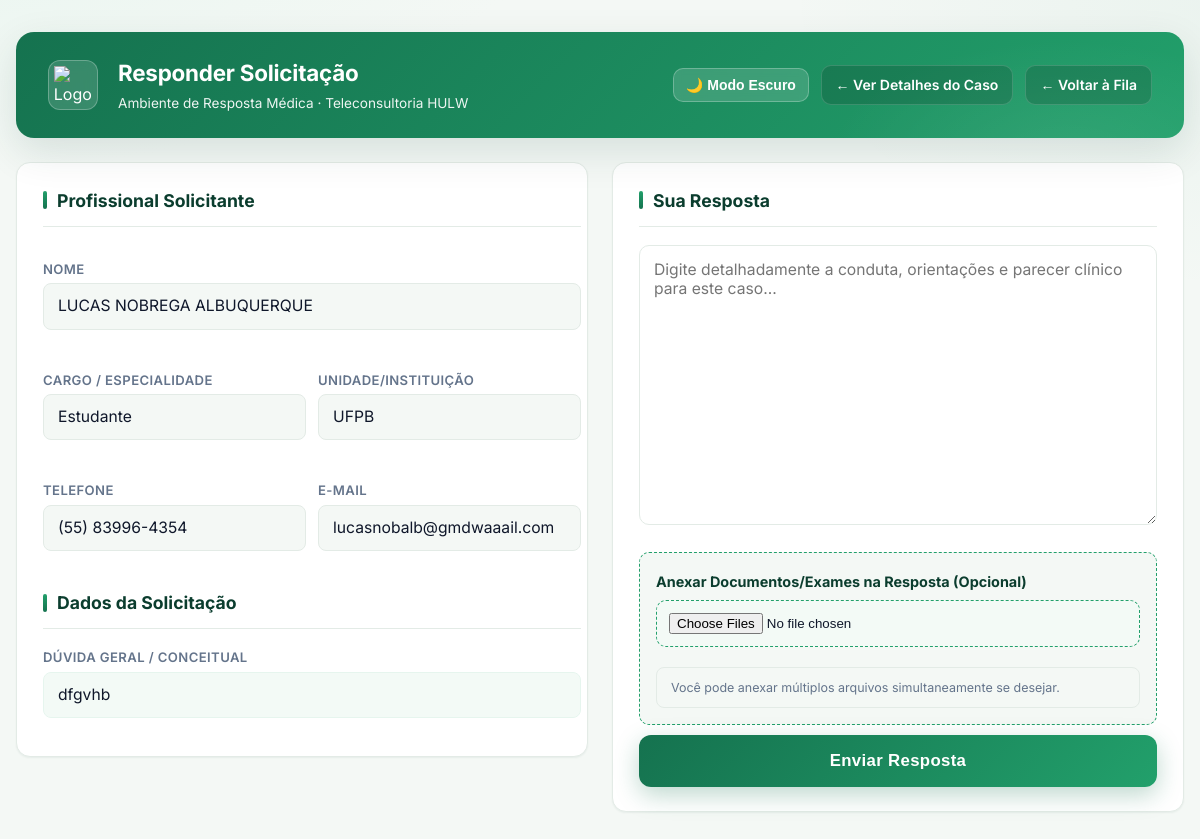
Page /responder/56/ (signed in) on the committed database.
### teleconsultoria/models.py (models this page shows, shortened)
class Solicitacao(models.Model):
    profissional = models.ForeignKey(Profissional, on_delete=models.CASCADE, related_name='solicitacoes')
    medica_designada = models.ForeignKey(Medica, on_delete=models.SET_NULL, null=True, blank=True, related_name='atendimentos')
    status = models.CharField(max_length=20, choices=StatusSolicitacao.choices, default=StatusSolicitacao.PENDENTE)
    tipo_atendimento = models.CharField(max_length=20, choices=TipoAtendimento.choices)
    data_sol = models.DateTimeField(auto_now_add=True)
    data_marcada = models.DateField(null=True, blank=True)
    horario_marcado = models.TimeField(null=True, blank=True)
    duracao_estimada = models.PositiveIntegerField(null=True, blank=True, help_text="Duração em minutos")
    link_teams = models.URLField(max_length=500, null=True, blank=True)
    justificativa_cancelamento = models.TextField(null=True, blank=True)
    data_limite = models.DateField(null=True, blank=True)
    horario_limite = models.TimeField(null=True, blank=True)
    idade_pac = models.IntegerField(null=True, blank=True)
    sexo_pac = models.CharField(max_length=2, choices=Sexo.choices, null=True, blank=True)
    sexo_biologico_pac = models.CharField(max_length=1, choices=[('M', 'Masculino'), ('F', 'Feminino')], null=True, blank=True)
    queixas = models.TextField(null=True, blank=True)
    historico_med = models.TextField(blank=True, null=True)
    diagnostico_princ = models.TextField(blank=True, null=True)
    diagnostico_sec = models.TextField(blank=True, null=True)
    medicamentos = models.TextField(blank=True, null=True)
    exames_recentes = models.TextField(blank=True, null=True)
    duvida_clinica = models.TextField()
    token_acesso = models.UUIDField(default=uuid.uuid4, editable=False)
    class Meta:
        verbose_name = "Solicitação"
        verbose_name_plural = "Solicitações"

class Profissional(models.Model):
    user = models.OneToOneField(User, on_delete=models.CASCADE, null=True, blank=True)
    cpf = models.CharField(max_length=11, unique=True)
    nome_completo = models.CharField(max_length=255)
    email = models.EmailField()
    telefone = models.CharField(max_length=15, help_text="WhatsApp com DDD", blank=True, null=True)
    crm = models.CharField(max_length=20, blank=True, null=True)
    cargo = models.CharField(max_length=100)
    instituicao = models.CharField(max_length=100)

### teleconsultoria/views.py (the view, shortened to what this page needs)
# urls.py: path('responder/<int:sol_id>/', views.responder_solicitacao, name='responder_solicitacao'),
@login_required(login_url='login')
@user_passes_test(is_medica, login_url='login')
def responder_solicitacao(request, sol_id):
    solicitacao = get_object_or_404(Solicitacao, id=sol_id)
    return render(request, 'responder.html', {'sol': solicitacao})

### teleconsultoria/views.py (called while the page is built)
def is_medica(user):
    return user.is_authenticated and user.is_staff

### teleconsultoria/templates/responder.html (shortened to what this page needs)
<!DOCTYPE html>
<html lang="pt-br">
<head>
</head>
<body>
<div class="container">
    <header class="hulw-header">
        <div class="header-left">
            <div class="hulw-logo">
                <img src="https://encrypted-tbn0.gstatic.com/images?q=tbn:ANd9GcQryXQkqFL8UMlNXtInfmWSQhSp1ZcKgreHmw&s" alt="Logo HULW">
            </div>
            <div>
                <h1>Responder Solicitação</h1>
                <p>Ambiente de Resposta Médica · Teleconsultoria HULW</p>
            </div>
        </div>
        <div class="header-right">
            <button class="theme-toggle" onclick="toggleTheme()" id="themeBtn">🌙 Modo Escuro</button>
            <a href="{% url 'detalhe_caso' sol.id %}" class="btn-voltar">← Ver Detalhes do Caso</a>
            <a href="{% url 'fila_medica' %}" class="btn-voltar">← Voltar à Fila</a>
        </div>
    </header>
    <div class="painel-grid">
        <div class="campo-box scrollable-info">
            <h3>Profissional Solicitante</h3>
            <div style="display: grid; grid-template-columns: 1fr 1fr; gap: 12px; margin-bottom: 24px;">
                <div style="grid-column: span 2;">
                    <h4>Nome</h4>
                    <p>{{ sol.profissional.nome_completo }}</p>
                </div>
                <div>
                    <h4>Cargo / Especialidade</h4>
                    <p>{{ sol.profissional.cargo|default:"Não informado" }}</p>
                </div>
                <div>
                    <h4>Unidade/Instituição</h4>
                    <p>{{ sol.profissional.instituicao|default:"Não informada" }}</p>
                </div>
                <div>
                    <h4>Telefone</h4>
                    <p>{{ sol.profissional.telefone }}</p>
                </div>
                <div>
                    <h4>E-mail</h4>
                    <p>{{ sol.profissional.email }}</p>
                </div>
            </div>
            <h3>Dados da Solicitação</h3>
            {% if sol.idade_pac > 0 %}
                <div style="display: grid; grid-template-columns: 1fr 1fr; gap: 12px;">
                    <div>
                        <h4>Idade</h4>
                        <p>{{ sol.idade_pac }} anos</p>
                    </div>
                    <div>
                        <h4>Identidade de Gênero</h4>
                        <p>{{ sol.get_sexo_pac_display }}</p>
                    </div>
                </div>
                {% if sol.sexo_biologico_pac %}
                <h4>Sexo Atribuído no Nascimento</h4>
                <p>{{ sol.get_sexo_biologico_pac_display }}</p>
                {% endif %}
                <h4>Diagnóstico Principal</h4>
                <p>{{ sol.diagnostico_princ|default:"Não informado" }}</p>
                {% if sol.diagnostico_sec %}
                    <h4>Diagnóstico Secundário</h4>
                    <p>{{ sol.diagnostico_sec }}</p>
                {% endif %}
                <h4>Queixas Principais</h4>
                <p>{{ sol.queixas|linebreaksbr }}</p>
                <h4>Histórico Médico</h4>
                <p>{{ sol.historico_med|linebreaksbr|default:"Sem histórico registrado" }}</p>
                <h4>Uso Atual de Medicamentos</h4>
                <p>{{ sol.medicamentos|linebreaksbr|default:"Nenhum medicamento informado" }}</p>
                <h4>Exames Recentes</h4>
                <p>{{ sol.exames_recentes|linebreaksbr|default:"Nenhum exame anexado em texto" }}</p>
                <h4>Dúvida Clínica</h4>
                <p style="background: var(--hulw-green-50); border-color: var(--hulw-green-100); font-weight: 500;">
                    {{ sol.duvida_clinica|linebreaksbr }}
                </p>
            {% else %}
                <h4>Dúvida Geral / Conceitual</h4>
                <p style="background: var(--hulw-green-50); border-color: var(--hulw-green-100);">
                    {{ sol.duvida_clinica|linebreaksbr }}
                </p>
            {% endif %}
        </div>
        <div class="campo-box">
            <form method="POST" enctype="multipart/form-data" id="form-resposta">
                <h3>Sua Resposta</h3>
                <textarea id="textarea-resposta" name="resposta" placeholder="Digite detalhadamente a conduta, orientações e parecer clínico para este caso..." required></textarea>
                <div style="margin-top: 20px; background: var(--bg); padding: 16px; border-radius: 10px; border: 1px dashed var(--hulw-green-500); transition: background 0.3s ease, border-color 0.3s ease;">
                    <label style="font-size: 0.9rem; font-weight: 700; color: var(--hulw-green-900);">Anexar Documentos/Exames na Resposta (Opcional)</label>
                    <input type="file" id="input-anexos-visual" onchange="adicionarArquivos()" multiple>
                    <p style="font-size: 0.78rem; color: var(--ink-500); margin: 8px 0 0 0;">Você pode anexar múltiplos arquivos simultaneamente se desejar.</p>
                </div>
                <button type="submit" class="btn-enviar">Enviar Resposta</button>
            </form>
        </div>
    </div>
</div>
</body>
</html>

### rows in the picture
Solicitacao: profissional.nome_completo "LUCAS NOBREGA ALBUQUERQUE", profissional.cargo "Estudante", profissional.instituicao "UFPB", profissional.telefone "(55) 83996-4354", profissional.email "lucasnobalb@gmdwaaail.com", duvida_clinica "dfgvhb"
